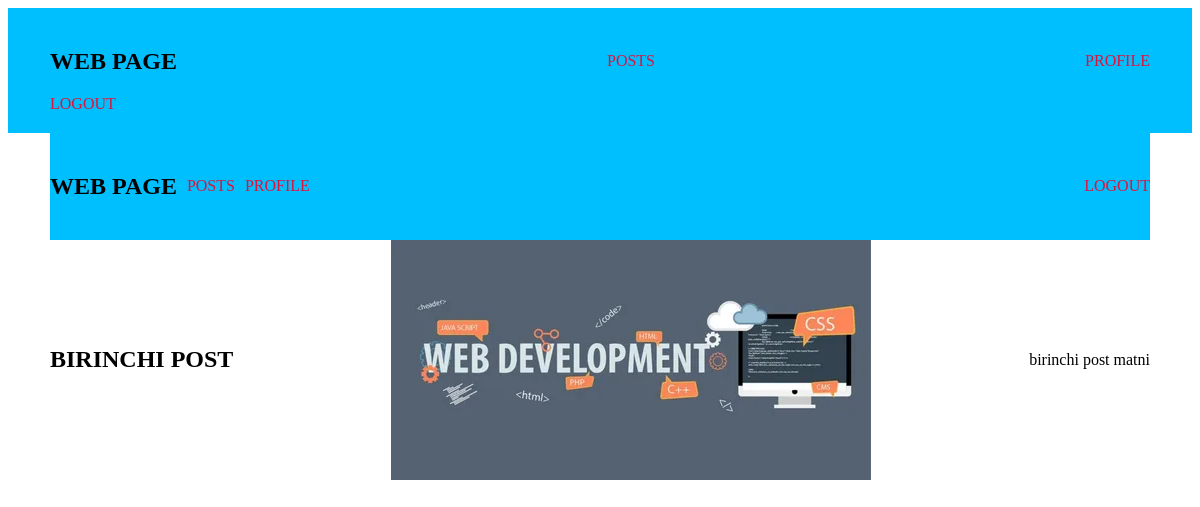
The app's page /posts/1/ with its own data.
### app_main/models.py (models this page shows, shortened)
class Post(models.Model):
    owner = models.ForeignKey(User,on_delete=models.CASCADE)
    title = models.CharField(max_length=100)
    body=models.TextField(null=True,blank=True)
    image=models.ImageField(upload_to='posts/', null=True,blank=True)
    created_at = models.DateTimeField(auto_now_add=True)
    updated_at = models.DateTimeField(auto_now=True)

### app_main/views.py (the view)
# urls.py: path('posts/<int:post_id>/', views.post_detail, name='post_detail'),
def post_detail(request, post_id):
    post = get_object_or_404(Post, id=post_id)
    context = {
        'post': post,
    }
    return render(request, "app_main/post_detail.html", context)

### app_main/templates/app_main/post_detail.html
{% extends 'base.html' %}
{% block content %}
{% include 'components/_nav..html' %}
    <main class="container">
    <div class="post-card">
        <h2>{{ post.title }}</h2>
        {% if post.image %}
          <img src="{{ post.image.url }}" alt="">
        {% endif %}
        <p>
            {{ post.body }}
        </p>
    </div>
    </main>
{% endblock %}

### staticfiles/css/index.css (style rules this page uses)
.container { width:1100px; margin:auto; justify-content: space-between; }
.container div { display: flex; flex-direction:row; justify-content: space-between; align-items: center; gap:10px; }

### records on screen
Post: title "BIRINCHI POST", image (picture), body "birinchi post matni"
